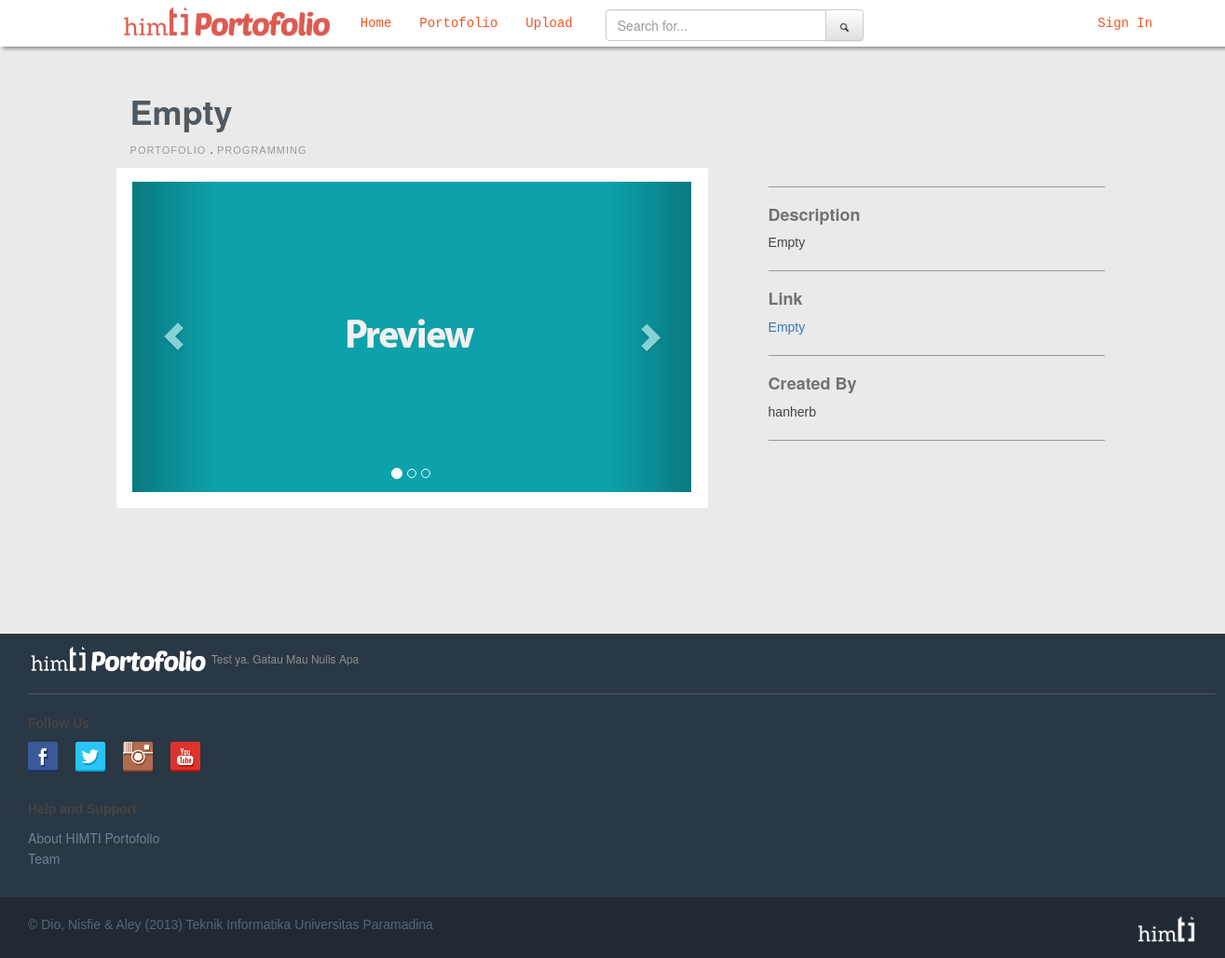
The app's page /portofolio-project.php?id=hanherb-Empty with its own data.
### tables this page shows
CREATE TABLE IF NOT EXISTS `upload` (
`id_upload` int(11) NOT NULL,
  `title` varchar(20) NOT NULL,
  `description` text NOT NULL,
  `created_by` varchar(20) NOT NULL,
  `category` varchar(20) NOT NULL,
  `link` text NOT NULL,
  `preview` text NOT NULL,
  `preview2` text NOT NULL,
  `preview3` text NOT NULL
);

### portofolio-project.php (the view, shortened to what this page needs)
<!DOCTYPE html>
<html>
<head>
	<?php
		include 'source.php';
	?>
</head>
<?php
	$url = $_SERVER['REQUEST_URI'];
	$parsedUrl = substr($url, strpos($url, "=") + 1);
	$arr = explode("-", $parsedUrl);
	$createdBy = $arr[0];
	$title = str_replace("_", " ", $arr[1]);
	$sql = "SELECT * FROM upload WHERE created_by = '".$createdBy."' AND title = '".$title."'";
	$result = mysql_query($sql);
	while ($row = mysql_fetch_array($result)) {
		$title = $row['title'];
		$description = $row['description'];
		$createdBy = $row['created_by'];
		$category = strtoupper($row['category']);
		$link = $row['link'];
		$preview = '"'.$row['preview'].'"';
	}
?>
<body>
	<?php include "nav.php"; ?>
	<div class="col-md-offset-1 container-fluid portofolio-project" style="margin-top:80px; height: 600px">
		<div class="portofolio-project-title-link col-md-12">
			<h1><?php echo $title ?></h1>
			<p><a href="portofolio.php">PORTOFOLIO</a> . <a><?php echo $category ?></a></p>
		</div>
		<div class="col-md-7 portofolio-project-slideshow-template">
			<div id="portofolio-project-slideshow" class="carousel slide" data-ride="carousel">
			      <ol class="carousel-indicators">
			        <li data-target="#portofolio-project-slideshow" data-slide-to="0" class="active"></li>
			        <li data-target="#portofolio-project-slideshow" data-slide-to="1" class=""></li>
			        <li data-target="#portofolio-project-slideshow" data-slide-to="2" class=""></li>
			      </ol>
			     <div class="carousel-inner" role="listbox">
				        <div class="item active">
				          <img src=<?php echo $preview ?> data-holder-rendered="true" style="width: 600px; height: 333px;">
				        </div>
			      </div>
			      <a class="left carousel-control" href="#portofolio-project-slideshow" role="button" data-slide="prev">
			        <span class="glyphicon glyphicon-chevron-left" aria-hidden="true"></span>
			      </a>
			      <a class="right carousel-control" href="#portofolio-project-slideshow" role="button" data-slide="next">
			        <span class="glyphicon glyphicon-chevron-right" aria-hidden="true"></span>
			      </a>
	    	</div>
		</div>
		<div class="col-md-4 portofolio-project-right">
			<hr>
			<h4>Description</h4>
			<p><?php echo $description ?></p>
			<hr>
			<h4>Link</h4>
			<p><a href="#"><?php echo $link ?></a></p>
			<hr>
			<h4>Created By</h4>
			<p><?php echo $createdBy ?></p>
			<hr>
		</div>
	</div>
	 <?php include "footer.php"; ?>
</body>
</html>

### css/style.css (style rules this page uses)
body { background-color: #fff; margin: 0; padding: 0; }
.portofolio-project-slideshow-template { border-radius: 3px; width: 635px; height: 365px; background-color: white; }
#portofolio-project-slideshow { width: 600px; height: 333px; right: -2px; top: 15px; }
.portofolio-project h1 { color: #505961; font-family: "Helvetica Neue","Helvetica",Helvetica,Arial,sans-serif; font-weight: bold; }
.portofolio-project-title-link a { color: #959a9e; font-size: 11px; letter-spacing: 1px; padding-bottom: 30px; text-decoration: none; }
.carousel-indicators { bottom: 0; }
.carousel-control.left { height: 333px; }
.carousel-control.right { height: 333px; }
.portofolio-project-right { left: 50px; }
.portofolio-project-right hr { border-width: 1px; border-color: #959a9e; border-color: #959a9e;"> }
.portofolio-project-right h4 { color: #727272; font-weight: bold; letter-spacing: 0px; }
.portofolio-project-right p { font-size: 12 px; }

### portofolio-project.php (style rules this page uses)
body { background-color: #EAEAEA; }
h2, h3, p { font-family: Helvetica,Arial,'Liberation Sans',FreeSans,sans-serif; color: #444; }
hr { border-color: black; border-width: 6px 0; }

### records on screen
upload: title "Empty", category "PROGRAMMING", preview (picture), description "Empty", link "Empty", created_by "hanherb"
